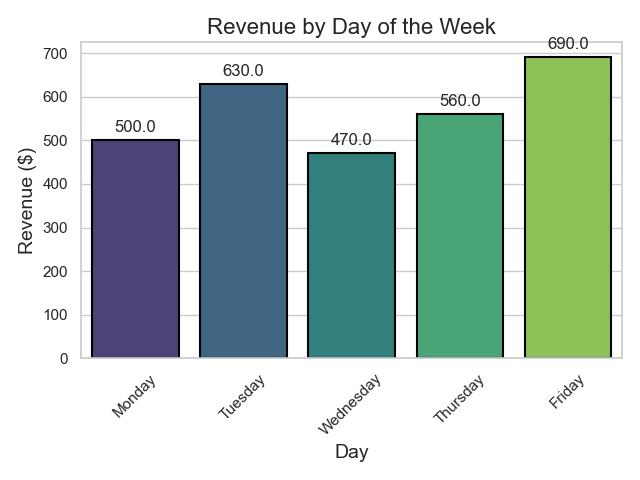

Write Python code to recreate this figure.

import seaborn as sns
import matplotlib.pyplot as plt

# Given chart table data
data = [
    {'Day': 'Monday', 'Revenue ($)': 500},
    {'Day': 'Tuesday', 'Revenue ($)': 630},
    {'Day': 'Wednesday', 'Revenue ($)': 470},
    {'Day': 'Thursday', 'Revenue ($)': 560},
    {'Day': 'Friday', 'Revenue ($)': 690}
]

# Convert the data to a DataFrame for Seaborn
import pandas as pd
df = pd.DataFrame(data)

# Set the visual aesthetics for the plot
sns.set_theme(style="whitegrid")

# Creating the bar plot
bar_plot = sns.barplot(
    x='Day', 
    y='Revenue ($)', 
    data=df,
    palette='viridis',     # Use a diversified color palette
    edgecolor='black',     # Adds a black edge color to the bars
    linewidth=1.5,         # Specifies the line width of the bar edges
    saturation=0.7         # Adjusts the saturation of the colors
)

# Adding additional visual details
bar_plot.set_title('Revenue by Day of the Week', fontsize=16) # Sets the title of the plot
bar_plot.set_xlabel('Day', fontsize=14)                       # Sets the label for the x-axis
bar_plot.set_ylabel('Revenue ($)', fontsize=14)               # Sets the label for the y-axis

# Rotate the x-axis labels for better readability
plt.setp(bar_plot.get_xticklabels(), rotation=45)

# Show the values on top of the bars
for p in bar_plot.patches:
    bar_plot.annotate(
        format(p.get_height(), '.1f'), 
        (p.get_x() + p.get_width() / 2., p.get_height()), 
        ha = 'center', va = 'center', 
        xytext = (0, 9), 
        textcoords = 'offset points'
    )

plt.tight_layout()
plt.show()
